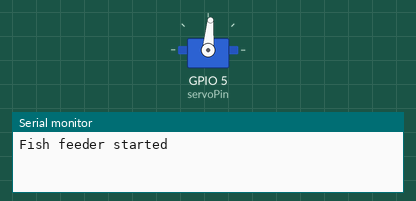
Simulated run of this sketch. Board: ESP32-S3. On the bench: servo, the last lines printed to the serial monitor.

Above: at 0.1 s.
At 1.1 s:
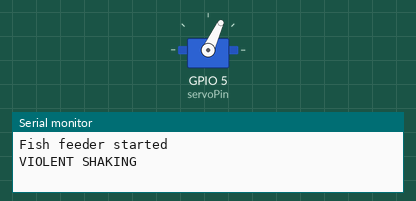
At 2.6 s:
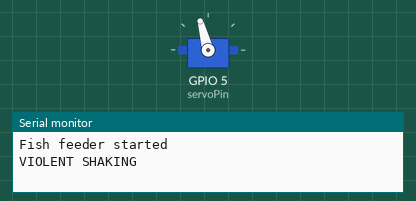
Timing chart, 0 to 4.5 s (numbered marks = the images above):
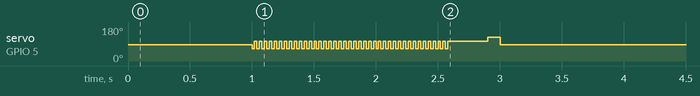

The sketch:

Fish_feeder_v1.ino
```cpp
#include <ESP32Servo.h>
// test button disabled for fewer fail points
// feed time 0900hrs

Servo feederServo;

int servoPin = 5;

// Servo positions
int closedPos = 85;
int openPos = 125;

// Shake range
int shakeLeft = 65;
int shakeRight = 105;

// Timing
unsigned long previousMillis = 0;
const unsigned long interval = 86400000UL; // 24 hours

// Manual testing
const int buttonPin = 7;
int buttonState = 0;

// ====================

void setup() {

  Serial.begin(115200);

  pinMode(buttonPin, INPUT_PULLUP);

  feederServo.setPeriodHertz(50);

  // Attach servo initially
  feederServo.attach(servoPin, 500, 2400);

  // Move to closed position
  feederServo.write(closedPos);

  Serial.println("Fish feeder started");

  delay(1000);


   feedFish();

  // Start timing from power-on
  previousMillis = millis();

  // Detach to reduce heating
  feederServo.detach();
}

void loop() {

  unsigned long currentMillis = millis();

  // Automatic timed feeding
  if (currentMillis - previousMillis >= interval) {

    previousMillis += interval;

    feedFish();
  }

  // Manual test button
  // testCon();
}

// ===== FEED FUNCTION =====
void feedFish() {

  // Re-attach servo before movement
  feederServo.attach(servoPin, 500, 2400);

  Serial.println("VIOLENT SHAKING");

  // ===== STRONG VIBRATION =====
  for (int i = 0; i < 40; i++) {

    feederServo.write(shakeLeft);
    delay(20);

    feederServo.write(shakeRight);
    delay(20);
  }

  delay(300);

  // ===== OPEN FEEDER =====
  Serial.println("OPENING");

  feederServo.write(openPos);

  // Food dispensing time
  delay(100);

  // ===== CLOSE FEEDER =====
  Serial.println("CLOSING");

  feederServo.write(closedPos);

  // Give servo time to settle
  delay(300);

  // Detach servo to reduce heating
  feederServo.detach();

  Serial.println("Servo detached");
  Serial.println("Cycle complete");
}

// ===== MANUAL TEST BUTTON =====
void testCon() {

  buttonState = digitalRead(buttonPin);

  if (buttonState == LOW) {

    Serial.println("Manual feed triggered");

    feedFish();

    delay(500);
  }
}
```
